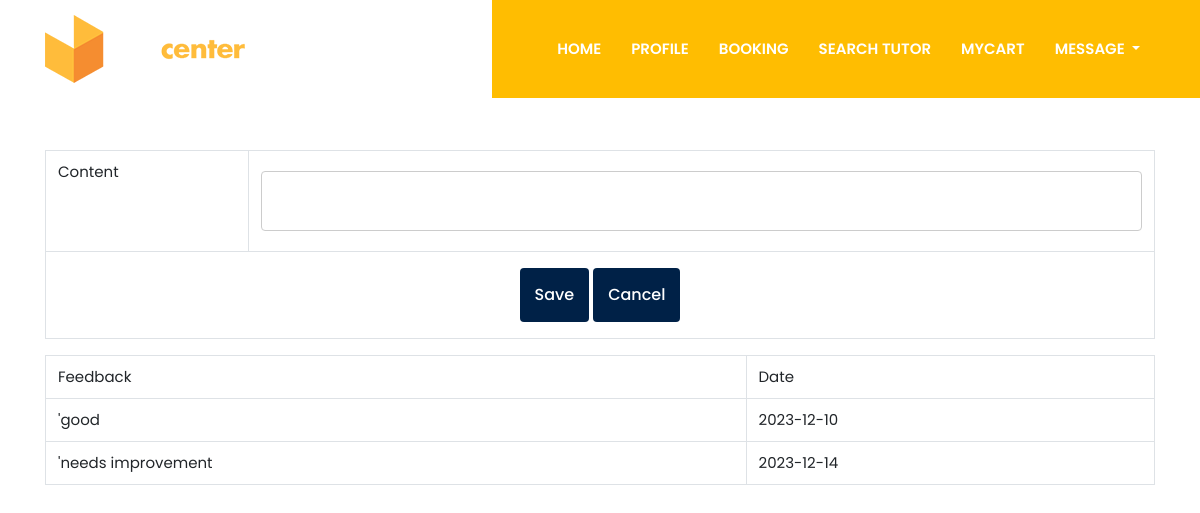
Page /project/Parent/feedback.php (signed in) on the earlier database version.
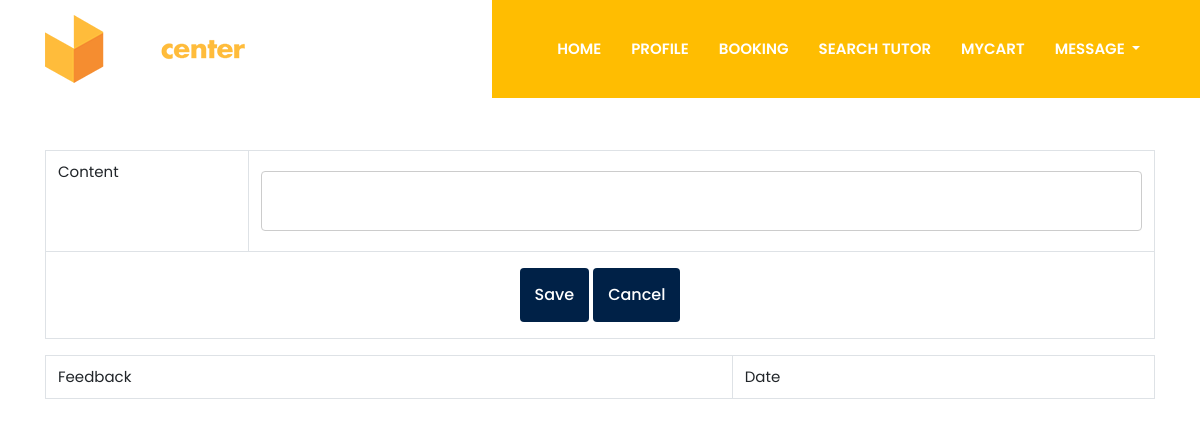
Same page on the later database version.
### tables this page shows
CREATE TABLE `tbl_feedback` (
  `feedback_id` int(11) NOT NULL auto_increment,
  `feedback_content` varchar(100) NOT NULL,
  `feedback_date` varchar(100) NOT NULL,
  `parent_id` int(11) NOT NULL,
  PRIMARY KEY  (`feedback_id`)
);

### project/Parent/feedback.php (the view, shortened to what this page needs)
<!DOCTYPE html PUBLIC "-//W3C//DTD XHTML 1.0 Transitional//EN" "http://www.w3.org/TR/xhtml1/DTD/xhtml1-transitional.dtd">
<html xmlns="http://www.w3.org/1999/xhtml">
<head>
<link href="https://cdn.jsdelivr.net/npm/bootstrap@5.3.0/dist/css/bootstrap.min.css" rel="stylesheet">
</body>
</head>
<?php
include("Header.php");
		?>
<body style="background-image: url('../assets/Template/Main/images/homepage2.jpg'); background-size: cover; background-attachment: fixed;">
<div class="container">
    <form id="form1" name="form1" method="post" action="">
        <table class="table table-bordered" align="center" style="margin-top: 150px;">
            <tr>
                <td>Content</td>
                <td><input type="text" name="txt_content" id="txt_content" class="form-control" required="" autocomplete="off" /></td>
            </tr>
            <tr>
                <td colspan="2" align="center">
                    <input type="submit" name="btn_save" id="btn_save" value="Save" class="btn btn-primary" />
                    <input type="reset" name="btn_cancel" id="btn_cancel" value="Cancel" class="btn btn-secondary" />
                </td>
            </tr>
        </table>
    </form>
    <table class="table table-bordered" align="center" cellpadding="10">
        <tr>
            <td>Feedback</td>
            <td>Date</td>
        </tr>
        <?php
        $selqry = "select * from tbl_feedback where parent_id='" . $_SESSION["pid"] . "'";
        $row = mysql_query($selqry);
        while ($data = mysql_fetch_array($row)) {
            ?>
            <tr>
                <td><?php echo $data["feedback_content"] ?></td>
                <td><?php echo $data["feedback_date"] ?></td>
            </tr>
            <?php
        }
        ?>
    </table>
</div>
</body>
</html>

Differences in the rows shown:
removed tbl_feedback: feedback_content "'good", feedback_date "2023-12-10"
removed tbl_feedback: feedback_content "'needs improvement", feedback_date "2023-12-14"
